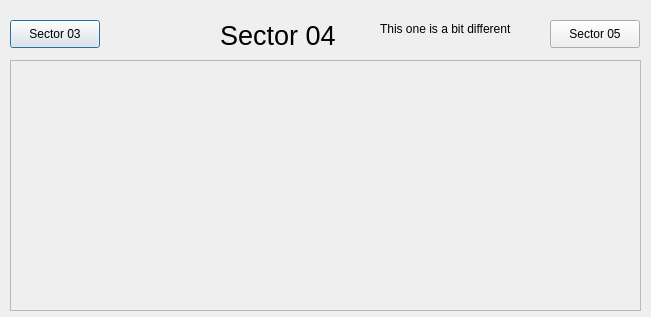
<?xml version='1.0' encoding='UTF-8'?>
<ui version="4.0">
 <class>Dialog</class>
 <widget class="QDialog" name="Dialog">
  <property name="geometry">
   <rect>
    <x>0</x>
    <y>0</y>
    <width>651</width>
    <height>317</height>
   </rect>
  </property>
  <property name="windowTitle">
   <string>Dialog</string>
  </property>
  <widget class="QLabel" name="label_2">
   <property name="geometry">
    <rect>
     <x>220</x>
     <y>20</y>
     <width>131</width>
     <height>31</height>
    </rect>
   </property>
   <property name="font">
    <font>
     <pointsize>20</pointsize>
    </font>
   </property>
   <property name="text">
    <string>Sector 04</string>
   </property>
  </widget>
  <widget class="QEForm" name="asguiformplugin">
   <property name="geometry">
    <rect>
     <x>10</x>
     <y>60</y>
     <width>631</width>
     <height>251</height>
    </rect>
   </property>
   <property name="uiFile" stdset="0">
    <string>SectorVacuumSchematic.ui</string>
   </property>
   <property name="variableSubstitutions" stdset="0">
    <string>SR=04 SRPREV=03</string>
   </property>
  </widget>
  <widget class="QEPushButton" name="guipushbuttonplugin">
   <property name="geometry">
    <rect>
     <x>10</x>
     <y>20</y>
     <width>90</width>
     <height>28</height>
    </rect>
   </property>
   <property name="text">
    <string>Sector 03</string>
   </property>
   <property name="guiFile">
    <string>SVS03.ui</string>
   </property>
   <property name="creationOption" stdset="0">
    <enum>QE::Open</enum>
   </property>
  </widget>
  <widget class="QEPushButton" name="guipushbuttonplugin_2">
   <property name="geometry">
    <rect>
     <x>550</x>
     <y>20</y>
     <width>90</width>
     <height>28</height>
    </rect>
   </property>
   <property name="text">
    <string>Sector 05</string>
   </property>
   <property name="guiFile">
    <string>SVS05.ui</string>
   </property>
   <property name="creationOption" stdset="0">
    <enum>QE::Open</enum>
   </property>
  </widget>
  <widget class="QLabel" name="label">
   <property name="geometry">
    <rect>
     <x>380</x>
     <y>20</y>
     <width>161</width>
     <height>18</height>
    </rect>
   </property>
   <property name="text">
    <string>This one is a bit different</string>
   </property>
  </widget>
 </widget>
 <customwidgets>
  <customwidget>
   <class>QEPushButton</class>
   <extends>QPushButton</extends>
   <header>QEPushButton.h</header>
  </customwidget>
  <customwidget>
   <class>QEForm</class>
   <extends>QScrollArea</extends>
   <header>QEForm.h</header>
  </customwidget>
 </customwidgets>
 <resources></resources>
 <connections></connections>
</ui>
